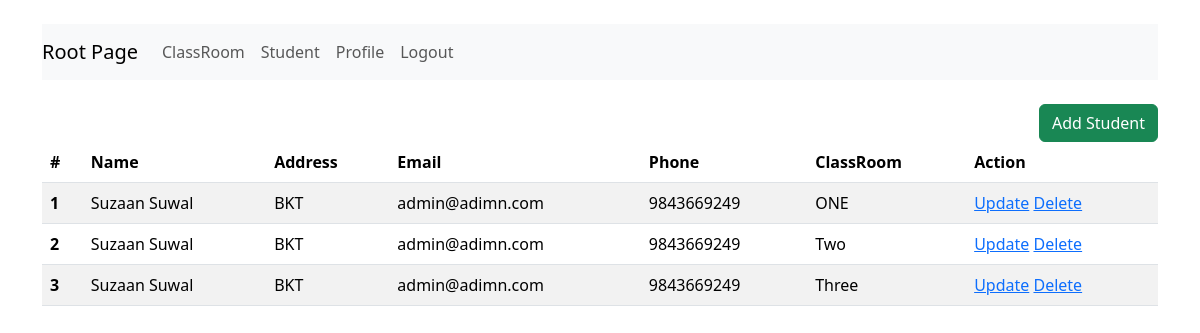
The app's page /crud/student/, older data.
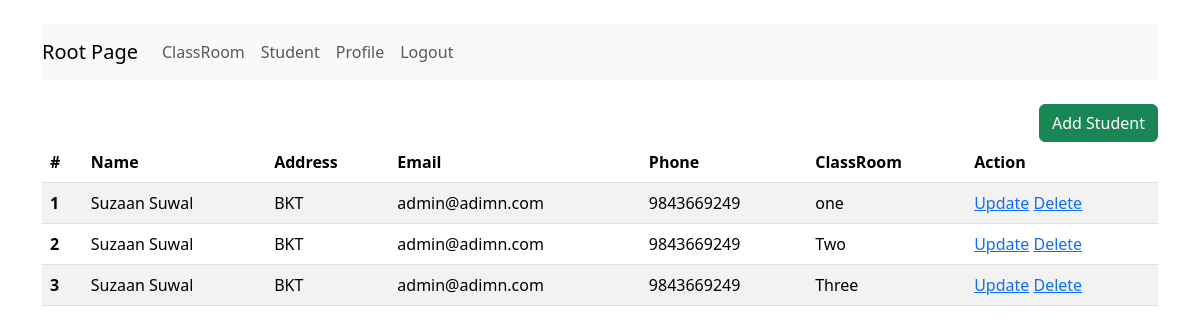
The same page, newer data.
### crud/models.py (models this page shows, shortened)
class Student(models.Model):
        user = models.ForeignKey(UserProfile, on_delete=models.CASCADE, related_name='user_students')
        classroom = models.ForeignKey(ClassRoom, on_delete=models.CASCADE, related_name="classroom_students")

class ClassRoom(models.Model):
        name = models.CharField(max_length=10)

class UserProfile(models.Model):
    user = models.OneToOneField(User, on_delete=models.CASCADE)
    profile_picture = models.FileField(upload_to='profile_picture', null=True, blank=True)
    address = models.CharField(max_length=20)
    phone = models.CharField(max_length=14)
    def get_full_name(self):
        return self.user.get_full_name() if self.user.get_full_name() else self.user.username

### crud/views.py (the view)
# urls.py: path('student/', crud_student, name="crud_student"),
def crud_student(request):
    students = Student.objects.all()
    return render(request, template_name='crud/student.html', context={'students': students})

### crud/templates/crud/student.html
{% extends 'crud/base.html' %}
{% block content %}
    {% include 'crud/nav.html' %}
    <br>
    <a href="{% url 'add_student' %}" class="btn btn-success" style="float: right">Add Student</a>
    <table class="table table-striped">
        <thead>
        <tr>
            <th scope="col">#</th>
            <th scope="col">Name</th>
            <th scope="col">Address</th>
            <th scope="col">Email</th>
            <th scope="col">Phone</th>
            <th scope="col">ClassRoom</th>
            <th scope="col">Action</th>
        </tr>
        </thead>
        <tbody>
        {% for student in students %}
        <tr>
            <th scope="row">{{ forloop.counter }}</th>
            <td>{{ student.user.get_full_name }}</td>
            <td>{{ student.user.address }}</td>
            <td>{{ student.user.user.email }}</td>
            <td>{{ student.user.phone }}</td>
            <td>{{ student.classroom.name }}</td>
            <td>
                <a href="#">Update</a>
                <a href="#">Delete</a>
            </td>
        </tr>
        {% endfor %}
        </tbody>
    </table>
{% endblock %}

Row changes from the older to the newer data that the page shows:
changed through a linked row, Student: classroom.name "ONE" → "one"
